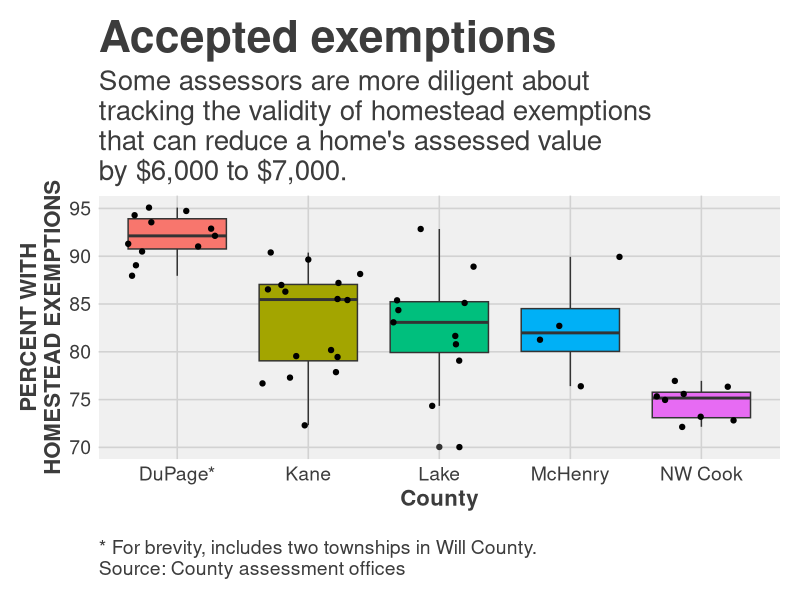

Here is the R script that generated this plot:
library(readr)
df <- read_csv("homeExem.csv")

names(df)
summary(df)

# load in ggplot and themes
library(ggplot2)
library(ggthemes)


#dev.cur()
#pdf(file="ggplotBox.pdf", width = 7, height = 6.75) 
#png(filename = "ggplotBox.png",width = 600, height = 500, units = "px")
#-----Insert plot here -------------

boxgfx <- ggplot(df) + 
  aes(x = County, 
      y = ExemRate, 
      fill = factor(County)
      ) + 
  geom_boxplot() + 
  theme_fivethirtyeight() + geom_jitter()

# add all the titles.
boxgfx <- boxgfx + labs(
  title="Accepted exemptions", # your headline
  subtitle="Some assessors are more diligent about\ntracking the validity of homestead exemptions\nthat can reduce a home's assessed value\nby $6,000 to $7,000.",
  x="County", 
  y="PERCENT WITH\nHOMESTEAD EXEMPTIONS",
  caption="\n* For brevity, includes two townships in Will County.\nSource: County assessment offices")

boxgfx <- boxgfx + 
  theme(legend.position="None")


# Here's where we adapt the theme we're using to work for us
# Can ignore
boxgfx <- boxgfx + theme(
  plot.background = element_rect(fill = "white"),
  legend.background = element_rect(fill = "white"),
  plot.title = element_text(size = 32),
  plot.subtitle = element_text(size = 20),
  legend.text=element_text(size=16),
  axis.title=element_text(size=16, face="bold"),
  axis.text=element_text(size=14),
  plot.caption=element_text(size=14, hjust=0)
)

boxgfx

#----- End plot --------------
# Uncomment the line below when saving pdfs or pngs
#dev.off() 

